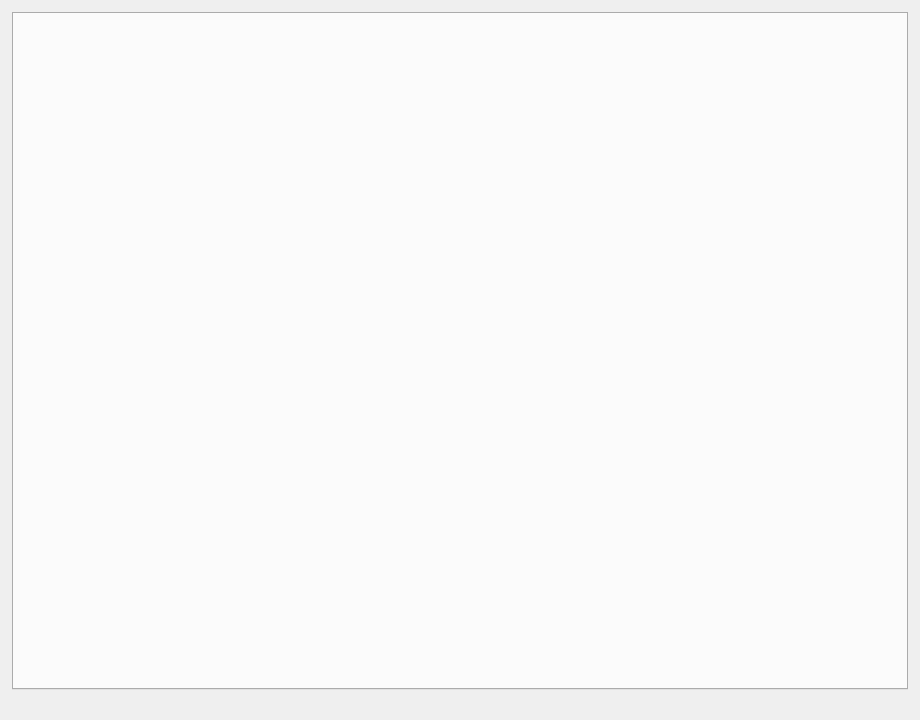
<?xml version="1.0" encoding="UTF-8"?>
<ui version="4.0">
 <class>SettingsWindow</class>
 <widget class="QWidget" name="SettingsWindow">
  <property name="geometry">
   <rect>
    <x>0</x>
    <y>0</y>
    <width>920</width>
    <height>720</height>
   </rect>
  </property>
  <property name="minimumSize">
   <size>
    <width>720</width>
    <height>500</height>
   </size>
  </property>
  <layout class="QVBoxLayout" name="rootLayout">
   <property name="leftMargin">
    <number>12</number>
   </property>
   <property name="topMargin">
    <number>12</number>
   </property>
   <property name="rightMargin">
    <number>12</number>
   </property>
   <property name="bottomMargin">
    <number>8</number>
   </property>
   <property name="spacing">
    <number>8</number>
   </property>
   <item>
    <widget class="QTabWidget" name="tabs">
     <property name="currentIndex">
      <number>-1</number>
     </property>
    </widget>
   </item>
   <item>
    <widget class="QLabel" name="status">
     <property name="text">
      <string/>
     </property>
     <property name="alignment">
      <set>Qt::AlignRight|Qt::AlignVCenter</set>
     </property>
     <property name="wordWrap">
      <bool>true</bool>
     </property>
    </widget>
   </item>
  </layout>
 </widget>
 <resources/>
 <connections/>
</ui>
